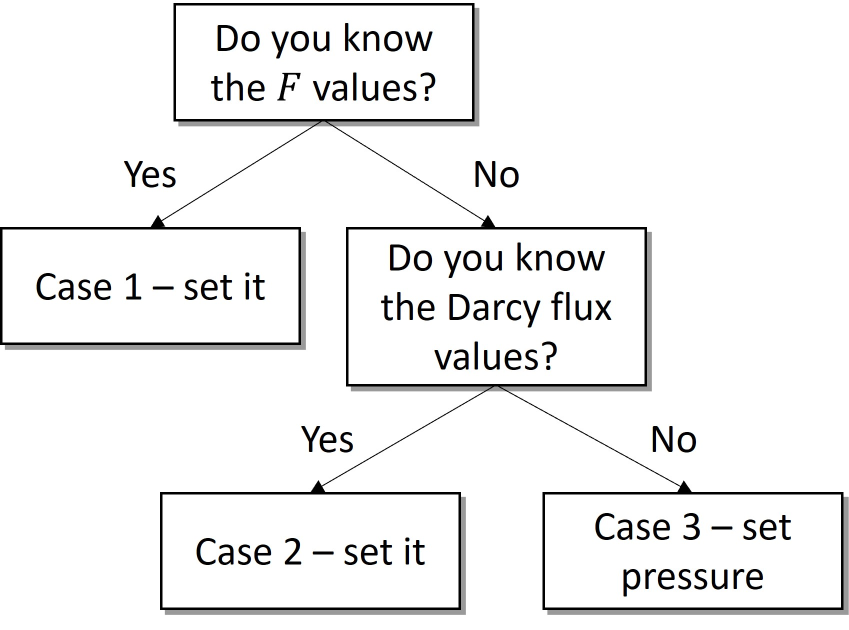
#> input picture tutorials/img/single_phase_flow_bc.jpg, 1697 x 1260 px (shown at 1/2 size)
$ python plot_near_well_comparison.py --left ../../../../../tutorials/img/single_phase_flow_bc.jpg --right ../../../../../tutorials/img/issue1235_frac_intf.png --out out.png
#> lines starting #> are read from the running program, lines starting #| are printed output that depends on the picture
from __future__ import annotations

import argparse
from pathlib import Path

import matplotlib.pyplot as plt
import matplotlib.image as mpimg
import matplotlib as mpl


def parse_args() -> argparse.Namespace:
    parser = argparse.ArgumentParser(
        description="Assemble near-well halite comparison panels."
    )
    parser.add_argument("--left", required=True, help="Left panel image.")
    parser.add_argument("--right", required=True, help="Right panel image.")
    parser.add_argument("--out", required=True, help="Output figure path.")

    parser.add_argument(
        "--left-label",
        default=r"$q_{\text{inj}} = 0.28~\text{kg}\,\text{m}^{-3}\text{s}^{-1}$",
    )
    parser.add_argument(
        "--right-label",
        default=r"$q_{\text{inj}} = 0.364~\text{kg}\,\text{m}^{-3}\text{s}^{-1}$",
    )
    parser.add_argument("--colorbar-label", default=r"$s^{\mathrm{hal}}$")
    parser.add_argument("--vmin", type=float, default=0.0)
    parser.add_argument("--vmax", type=float, default=0.5)

    return parser.parse_args()


def main() -> None:
    args = parse_args()

    left_path = Path(args.left)
    right_path = Path(args.right)
    out_path = Path(args.out)
    out_path.parent.mkdir(parents=True, exist_ok=True)

    if not left_path.exists():
        raise FileNotFoundError(f"Left panel not found: {left_path}")
    if not right_path.exists():
        raise FileNotFoundError(f"Right panel not found: {right_path}")

    left_img = mpimg.imread(left_path)
#> left_img is the input picture: shape (1260, 1697, 3); mean R, G, B 240.7, 240.7, 240.6
    right_img = mpimg.imread(right_path)
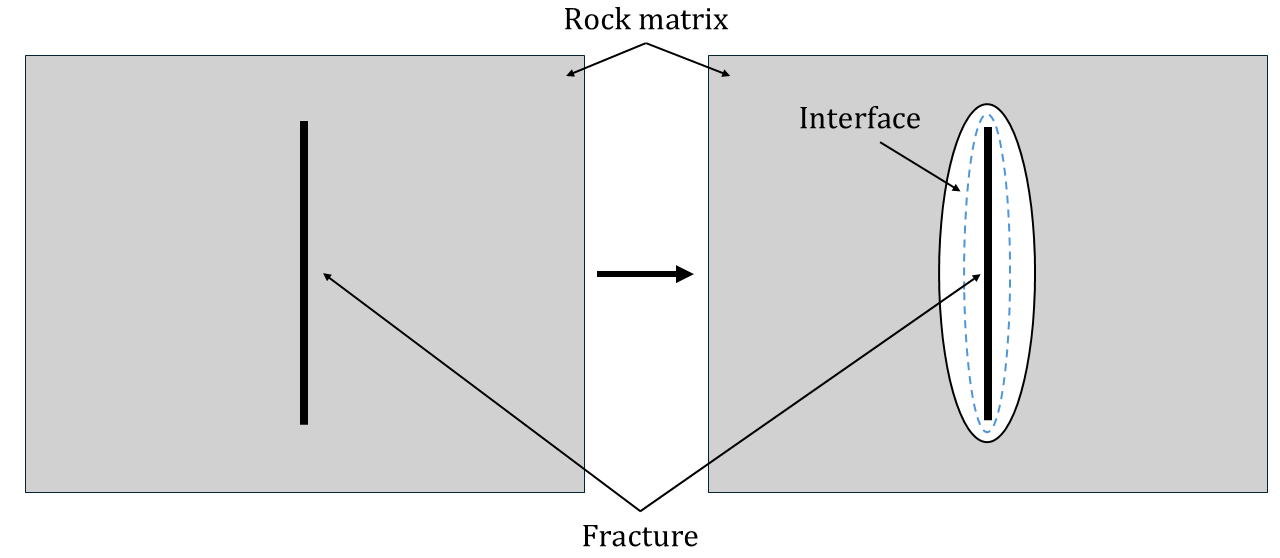
#> input picture tutorials/img/issue1235_frac_intf.png, 1280 x 558 px
#> right_img is the input picture: shape (558, 1280, 4) float32; mean R, G, B, A 0.859, 0.86, 0.86, 1

    fig, axes = plt.subplots(1, 2, figsize=(12, 5.2))

    panels = [
        (axes[0], left_img, args.left_label),
        (axes[1], right_img, args.right_label),
    ]

    for ax, img, label in panels:
        ax.imshow(img)
        ax.axis("off")
        ax.text(
            0.06,
            0.94,
            label,
            transform=ax.transAxes,
            color="white",
            fontsize=18,
            va="top",
            ha="left",
        )
#> this loop made 2 passes

    norm = mpl.colors.Normalize(vmin=args.vmin, vmax=args.vmax)
    cmap = mpl.cm.coolwarm
    sm = mpl.cm.ScalarMappable(norm=norm, cmap=cmap)
    sm.set_array([])

    cbar_ax = fig.add_axes([0.88, 0.27, 0.025, 0.50])
    cbar = fig.colorbar(sm, cax=cbar_ax, orientation="vertical")
    cbar.set_label(args.colorbar_label, fontsize=18, fontweight="bold")
    cbar.set_ticks([args.vmin, args.vmax])
    cbar.ax.tick_params(labelsize=14)

    # Remove black box around colorbar
    cbar.outline.set_visible(False)

    for tick_label in cbar.ax.get_yticklabels():
        tick_label.set_fontweight("bold")

    fig.subplots_adjust(
        left=0.02,
        right=0.84,
        top=0.96,
        bottom=0.08,
        wspace=0.08,
    )

    fig.savefig(out_path, dpi=600, bbox_inches="tight")
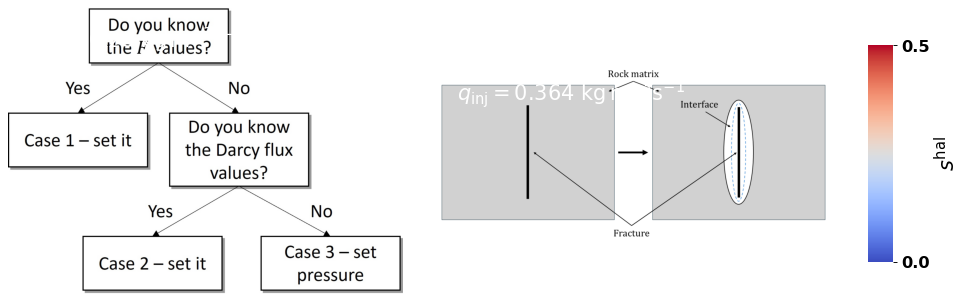
#> figure drawn by matplotlib, 3 panels
    plt.close(fig)

    print(f"Saved near-well comparison figure: {out_path}")


if __name__ == "__main__":
    main()
